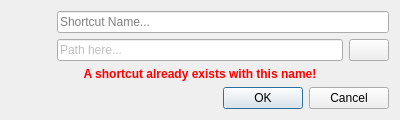
<?xml version="1.0" encoding="UTF-8"?>
<ui version="4.0">
 <class>NeroShortcutWizard</class>
 <widget class="QDialog" name="NeroShortcutWizard">
  <property name="geometry">
   <rect>
    <x>0</x>
    <y>0</y>
    <width>400</width>
    <height>120</height>
   </rect>
  </property>
  <property name="sizePolicy">
   <sizepolicy hsizetype="Preferred" vsizetype="Fixed">
    <horstretch>0</horstretch>
    <verstretch>0</verstretch>
   </sizepolicy>
  </property>
  <property name="windowTitle">
   <string>Add New Shortcut</string>
  </property>
  <layout class="QVBoxLayout" name="verticalLayout" stretch="0,0,1,0">
   <item>
    <layout class="QGridLayout" name="gridLayout">
     <item row="1" column="3">
      <widget class="QPushButton" name="selectBox">
       <property name="sizePolicy">
        <sizepolicy hsizetype="Fixed" vsizetype="Fixed">
         <horstretch>0</horstretch>
         <verstretch>0</verstretch>
        </sizepolicy>
       </property>
       <property name="toolTip">
        <string>Select a different executable for this shortcut.</string>
       </property>
       <property name="text">
        <string/>
       </property>
       <property name="icon">
        <iconset theme="document-open"/>
       </property>
      </widget>
     </item>
     <item row="0" column="2" colspan="2">
      <widget class="QLineEdit" name="shortcutName">
       <property name="placeholderText">
        <string>Shortcut Name...</string>
       </property>
      </widget>
     </item>
     <item row="1" column="2">
      <widget class="QLineEdit" name="appPath">
       <property name="enabled">
        <bool>true</bool>
       </property>
       <property name="styleSheet">
        <string notr="true">color: gray</string>
       </property>
       <property name="readOnly">
        <bool>true</bool>
       </property>
       <property name="placeholderText">
        <string>Path here...</string>
       </property>
      </widget>
     </item>
     <item row="0" column="0" rowspan="2" colspan="2">
      <widget class="QPushButton" name="appIcon">
       <property name="toolTip">
        <string>Select a new icon to use for this shortcut.</string>
       </property>
       <property name="text">
        <string/>
       </property>
       <property name="icon">
        <iconset theme="application-x-executable"/>
       </property>
       <property name="iconSize">
        <size>
         <width>48</width>
         <height>48</height>
        </size>
       </property>
       <property name="flat">
        <bool>true</bool>
       </property>
      </widget>
     </item>
    </layout>
   </item>
   <item>
    <widget class="QLabel" name="nameMatchWarning">
     <property name="font">
      <font>
       <pointsize>9</pointsize>
       <bold>true</bold>
      </font>
     </property>
     <property name="styleSheet">
      <string notr="true">color: red</string>
     </property>
     <property name="text">
      <string>A shortcut already exists with this name!</string>
     </property>
     <property name="alignment">
      <set>Qt::AlignmentFlag::AlignCenter</set>
     </property>
    </widget>
   </item>
   <item>
    <spacer name="verticalSpacer">
     <property name="orientation">
      <enum>Qt::Orientation::Vertical</enum>
     </property>
     <property name="sizeHint" stdset="0">
      <size>
       <width>20</width>
       <height>0</height>
      </size>
     </property>
    </spacer>
   </item>
   <item>
    <widget class="QDialogButtonBox" name="buttonBox">
     <property name="orientation">
      <enum>Qt::Orientation::Horizontal</enum>
     </property>
     <property name="standardButtons">
      <set>QDialogButtonBox::StandardButton::Cancel|QDialogButtonBox::StandardButton::Ok</set>
     </property>
    </widget>
   </item>
  </layout>
 </widget>
 <resources/>
 <connections>
  <connection>
   <sender>buttonBox</sender>
   <signal>accepted()</signal>
   <receiver>NeroShortcutWizard</receiver>
   <slot>accept()</slot>
   <hints>
    <hint type="sourcelabel">
     <x>248</x>
     <y>254</y>
    </hint>
    <hint type="destinationlabel">
     <x>157</x>
     <y>274</y>
    </hint>
   </hints>
  </connection>
  <connection>
   <sender>buttonBox</sender>
   <signal>rejected()</signal>
   <receiver>NeroShortcutWizard</receiver>
   <slot>reject()</slot>
   <hints>
    <hint type="sourcelabel">
     <x>316</x>
     <y>260</y>
    </hint>
    <hint type="destinationlabel">
     <x>286</x>
     <y>274</y>
    </hint>
   </hints>
  </connection>
 </connections>
</ui>
